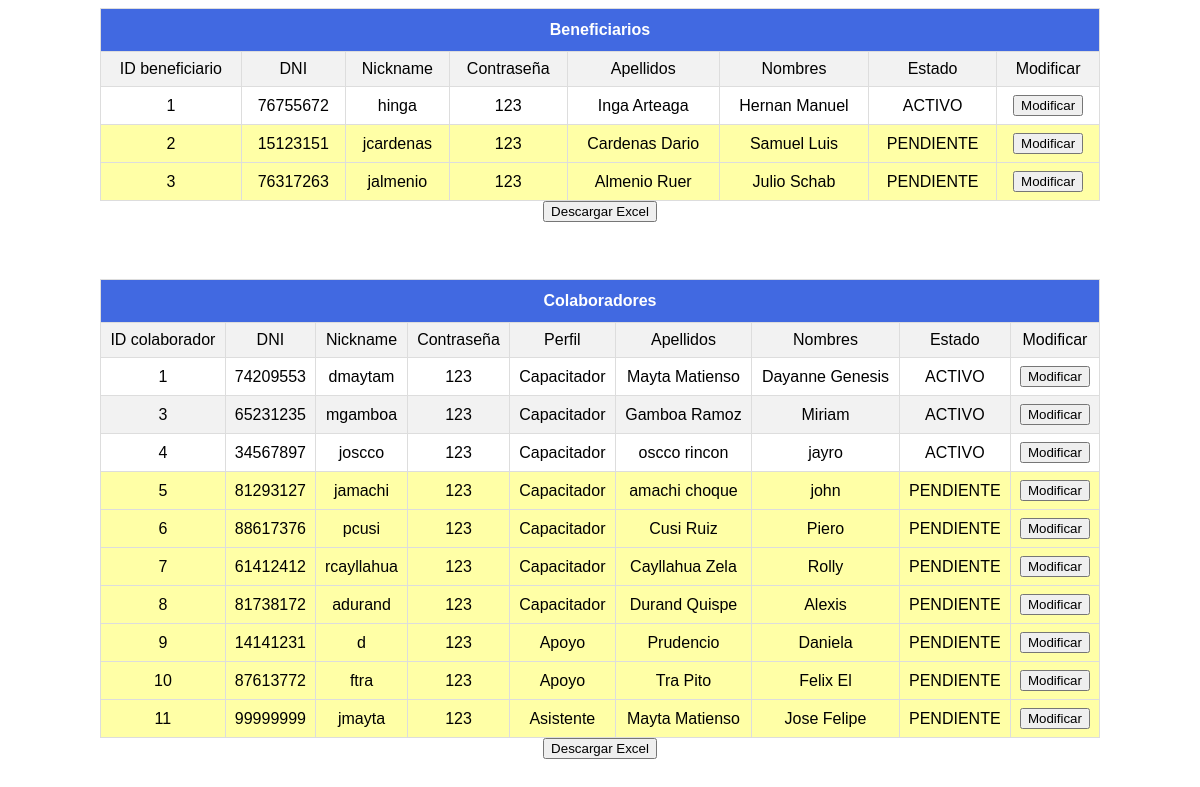
The page /Vista/Mantenimiento/AdministrarUsuarios.php on the database its author committed.
### tables this page shows
CREATE TABLE IF NOT EXISTS `beneficiario` (
  `id_benefi` int(10) NOT NULL AUTO_INCREMENT,
  `dniusu` char(8) DEFAULT NULL,
  `gradoinstrucion` set('UNIVERSIDAD','INSTITUTO','SECUNDARIO') DEFAULT NULL,
  `nominstitu` varchar(100) DEFAULT NULL,
  `especia` varchar(50) DEFAULT NULL,
  `usaordenador` set('Si','No') DEFAULT NULL,
  `conociaprender` varchar(6) DEFAULT NULL,
  PRIMARY KEY (`id_benefi`),
  KEY `dnibenef_fk_1` (`dniusu`)
);

CREATE TABLE IF NOT EXISTS `usuario` (
  `dniusu` char(8) NOT NULL,
  `usua` varchar(25) DEFAULT NULL,
  `pass` varchar(25) DEFAULT NULL,
  `perf` set('Beneficiario','Capacitador','Administrador','Asistente','Apoyo') DEFAULT NULL,
  `apellidos` varchar(200) DEFAULT NULL,
  `nombres` varchar(100) DEFAULT NULL,
  `provnaci` varchar(100) DEFAULT NULL,
  `distnaci` varchar(100) DEFAULT NULL,
  `fecnaci` date DEFAULT NULL,
  `domiact` varchar(200) DEFAULT NULL,
  `distact` varchar(100) DEFAULT NULL,
  `email` varchar(100) DEFAULT NULL,
  `celu` char(9) DEFAULT NULL,
  `tele` char(10) DEFAULT NULL,
  `nomempres` varchar(50) DEFAULT NULL,
  `cargempres` varchar(50) DEFAULT NULL,
  `dirempres` varchar(150) DEFAULT NULL,
  `distempres` varchar(50) DEFAULT NULL,
  `telempres` char(10) DEFAULT NULL,
  `emailempres` varchar(100) DEFAULT NULL,
  `participaprevia` set('Si','No') DEFAULT NULL,
  `objetencasa` varchar(4) DEFAULT NULL,
  `enterarcampa` varchar(12) DEFAULT NULL,
  `disponibilidad` char(98) NOT NULL,
  `estado` set('INACTIVO','ACTIVO','PENDIENTE') DEFAULT NULL,
  `img_perf` varchar(200) NOT NULL,
  PRIMARY KEY (`dniusu`)
);

CREATE TABLE IF NOT EXISTS `colaborador` (
  `id_cola` int(10) NOT NULL AUTO_INCREMENT,
  `dniusu` char(8) DEFAULT NULL,
  `cip` varchar(10) DEFAULT NULL,
  `gradoacad` set('INGENIERO','GRADUADO','EGRESADO','ESTUDIANTE') DEFAULT NULL,
  `especia` varchar(50) DEFAULT NULL,
  `nomuniver` varchar(50) DEFAULT NULL,
  `ciclo` char(2) DEFAULT NULL,
  `descripdocen` varchar(100) DEFAULT NULL,
  `nivelconoci` varchar(6) DEFAULT NULL,
  `aplicarpara` set('CAPACITADOR','ASISTENTE','APOYO') NOT NULL,
  `privilegiodesubirmat` set('Si','No') NOT NULL,
  PRIMARY KEY (`id_cola`),
  KEY `dnicola_fk_1` (`dniusu`)
);

### Util/config.inc.php (called while the page is built, shortened)
<?php
class Conect_MySql {
    var $obj = array("dbname" => "bdalfabetizacion",
        "dbuser" => "root",
        "dbpwd" => "",
        "dbhost" => "localhost");
    var $db_connect_id = "";
    function connect() {
        $this->db_connect_id = mysqli_connect($this->obj['dbhost'], $this->obj['dbuser'], $this->obj['dbpwd'], $this->obj['dbname']);
    }
    function execute($query) {
        $this->q_id = mysqli_query($this->db_connect_id, $query);
        return $this->q_id;
    }
    public function fetch_row($q_id = "") {
        $result = mysqli_fetch_array($q_id);
        return $result;
    }
}
?>

### Vista/Mantenimiento/AdministrarUsuarios.php (the view, shortened to what this page needs)
<CENTER>
<div style="width:1000px">
    <?php
    include '../../Util/config.inc.php';
    $db = new Conect_MySql();
    $sql = "select u.dniusu,u.usua,u.pass,u.perf,u.apellidos,u.nombres,u.estado,b.id_benefi from usuario u inner join beneficiario b on u.dniusu=b.dniusu order by b.id_benefi";
    $query = $db->execute($sql);
    $usuarios = array();
    while ($datos = $db->fetch_row($query)) {
        $id = $datos['id_benefi'];
        $usuarios[$id] = $datos;
    }
    ?>
    <table border="1" class="tituloTabla" style="text-align: center" id="customers">
        <tr>
            <th colspan="9" class="tituloTabla">Beneficiarios</th>
        </tr>
        <tr>
            <td>ID beneficiario</td>
            <td>DNI</td>
            <td>Nickname</td>
            <td>Contraseña</td>
            <td>Apellidos</td>
            <td>Nombres</td>
            <td>Estado</td>
            <td>Modificar</td>
        </tr>
<?php foreach ($usuarios as $filas) { ?>
            <?php if($filas['estado']=='INACTIVO'){echo '<tr class="fondogrilla" style="background-color: #ff000061;">';}else if($filas['estado']=='PENDIENTE'){echo '<tr class="fondogrilla" style="background-color: #ffff0059;">';}else if($filas['estado']=='ACTIVO'){echo '<tr class="fondogrilla" >';} ?>
                <td><?php echo $filas['id_benefi']; ?></td>
                <td><?php echo $filas['dniusu']; ?></td>
                <td><?php echo $filas['usua']; ?></td>
                <td><?php echo $filas['pass']; ?></td>
                <td><?php echo $filas['apellidos']; ?></td>
                <td><?php echo $filas['nombres']; ?></td>
                <td><?php echo $filas['estado']; ?></td>
                <td><button type="button" onclick="window.location.href ='../Mantenimiento/ModificarUsuario.php?dniusu=<?php echo $filas['dniusu']; ?>&perf=<?php echo $filas['perf']; ?>'">Modificar</button></td>
            </tr>
<?php } ?>
    </table>
    <button type="button" onclick="descargarExcel('customers')" >Descargar Excel</button>
    <br><br><br>
<?php
$db1 = new Conect_MySql();
$sql1 = "select u.dniusu,u.usua,u.pass,u.perf,u.apellidos,u.nombres,u.estado,c.id_cola from usuario u inner join colaborador c on u.dniusu=c.dniusu order by c.id_cola";
$query1 = $db1->execute($sql1);
$usuarios1 = array();
while ($datos1 = $db1->fetch_row($query1)) {
    $id1 = $datos1['id_cola'];
    $usuarios1[$id1] = $datos1;
}
?>
    <table border="1" class="tituloTabla" style="text-align: center" id="customers1" >
        <tr>
            <th colspan="10" class="tituloTabla">Colaboradores</th>
        </tr>
        <tr>
            <td>ID colaborador</td>
            <td>DNI</td>
            <td>Nickname</td>
            <td>Contraseña</td>
            <td>Perfil</td>
            <td>Apellidos</td>
            <td>Nombres</td>
            <td>Estado</td>
            <td>Modificar</td>
        </tr>
<?php foreach ($usuarios1 as $filas1) {
    if ($filas1['perf'] != 'Administrador') { ?>
                <?php if($filas1['estado']=='INACTIVO'){echo '<tr class="fondogrilla" style="background-color: #ff000061;">';}else if($filas1['estado']=='PENDIENTE'){echo '<tr class="fondogrilla" style="background-color: #ffff0059;">';}else if($filas1['estado']=='ACTIVO'){echo '<tr class="fondogrilla" >';} ?>
                    <td><?php echo $filas1['id_cola']; ?></td>
                    <td><?php echo $filas1['dniusu']; ?></td>
                    <td><?php echo $filas1['usua']; ?></td>
                    <td><?php echo $filas1['pass']; ?></td>
                    <td><?php echo $filas1['perf']; ?></td>
                    <td><?php echo $filas1['apellidos']; ?></td>
                    <td><?php echo $filas1['nombres']; ?></td>
                    <td><?php echo $filas1['estado']; ?></td>
                    <td><button type="button"  onclick="window.location.href ='../Mantenimiento/ModificarUsuario.php?dniusu=<?php echo $filas1['dniusu']; ?>&perf=<?php echo $filas1['perf']; ?>'">Modificar</button></td>
                </tr>
            <?php }
        } ?>
    </table>
    <button type="button" onclick="descargarExcel('customers1')">Descargar Excel</button>
</div>
</center>

### Vista/Mantenimiento/AdministrarUsuarios.php (style rules this page uses)
#customers, #customers1 { font-family: "Trebuchet MS", Arial, Helvetica, sans-serif; border-collapse: collapse; width: 100%; }
#customers td, #customers th,#customers1 td, #customers1 th { border: 1px solid #ddd; padding: 8px; }
#customers tr:nth-child(even) { background-color: #f2f2f2; }
#customers1 tr:nth-child(even) { background-color: #f2f2f2; }
#customers th, #customers1 th { padding-top: 12px; padding-bottom: 12px; text-align: center; background-color: royalblue; color: white; }

### rows shown on the page
beneficiario: id_benefi "1", dniusu.dniusu "76755672", dniusu.usua "hinga", dniusu.pass "123", dniusu.apellidos "Inga Arteaga", dniusu.nombres "Hernan Manuel", dniusu.estado "ACTIVO"
beneficiario: id_benefi "2", dniusu.dniusu "15123151", dniusu.usua "jcardenas", dniusu.pass "123", dniusu.apellidos "Cardenas Dario", dniusu.nombres "Samuel Luis", dniusu.estado "PENDIENTE"
beneficiario: id_benefi "3", dniusu.dniusu "76317263", dniusu.usua "jalmenio", dniusu.pass "123", dniusu.apellidos "Almenio Ruer", dniusu.nombres "Julio Schab", dniusu.estado "PENDIENTE"
colaborador: id_cola "1", dniusu.dniusu "74209553", dniusu.usua "dmaytam", dniusu.pass "123", dniusu.perf "Capacitador", dniusu.apellidos "Mayta Matienso", dniusu.nombres "Dayanne Genesis", dniusu.estado "ACTIVO"
colaborador: id_cola "3", dniusu.dniusu "65231235", dniusu.usua "mgamboa", dniusu.pass "123", dniusu.perf "Capacitador", dniusu.apellidos "Gamboa Ramoz", dniusu.nombres "Miriam", dniusu.estado "ACTIVO"
colaborador: id_cola "4", dniusu.dniusu "34567897", dniusu.usua "joscco", dniusu.pass "123", dniusu.perf "Capacitador", dniusu.apellidos "oscco rincon", dniusu.nombres "jayro", dniusu.estado "ACTIVO"
colaborador: id_cola "5", dniusu.dniusu "81293127", dniusu.usua "jamachi", dniusu.pass "123", dniusu.perf "Capacitador", dniusu.apellidos "amachi choque", dniusu.nombres "john", dniusu.estado "PENDIENTE"
colaborador: id_cola "6", dniusu.dniusu "88617376", dniusu.usua "pcusi", dniusu.pass "123", dniusu.perf "Capacitador", dniusu.apellidos "Cusi Ruiz", dniusu.nombres "Piero", dniusu.estado "PENDIENTE"
colaborador: id_cola "7", dniusu.dniusu "61412412", dniusu.usua "rcayllahua", dniusu.pass "123", dniusu.perf "Capacitador", dniusu.apellidos "Cayllahua Zela", dniusu.nombres "Rolly", dniusu.estado "PENDIENTE"
colaborador: id_cola "8", dniusu.dniusu "81738172", dniusu.usua "adurand", dniusu.pass "123", dniusu.perf "Capacitador", dniusu.apellidos "Durand Quispe", dniusu.nombres "Alexis", dniusu.estado "PENDIENTE"
colaborador: id_cola "9", dniusu.dniusu "14141231", dniusu.usua "d", dniusu.pass "123", dniusu.perf "Apoyo", dniusu.apellidos "Prudencio", dniusu.nombres "Daniela", dniusu.estado "PENDIENTE"
colaborador: id_cola "10", dniusu.dniusu "87613772", dniusu.usua "ftra", dniusu.pass "123", dniusu.perf "Apoyo", dniusu.apellidos "Tra Pito", dniusu.nombres "Felix El", dniusu.estado "PENDIENTE"
colaborador: id_cola "11", dniusu.dniusu "99999999", dniusu.usua "jmayta", dniusu.pass "123", dniusu.perf "Asistente", dniusu.apellidos "Mayta Matienso", dniusu.nombres "Jose Felipe", dniusu.estado "PENDIENTE"
